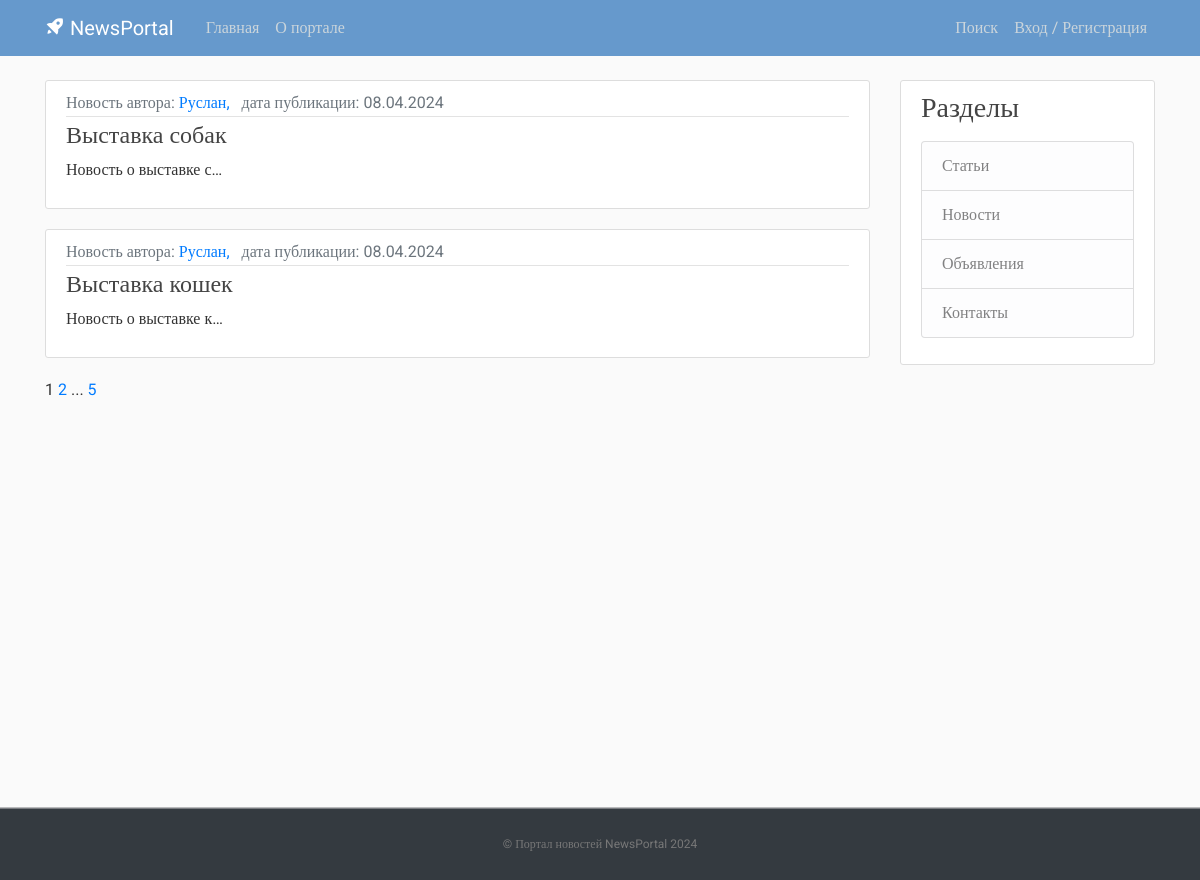
Page /news/ on the committed database.
### post/models.py (models this page shows, shortened)
class Post(models.Model):
    NEWS = 'NW'
    ARTICLE = 'AR'
    NOTIFICATION = 'NT'
    CATEGORY_CHOICES = (
        (NEWS, 'Новость'),
        (ARTICLE, 'Статья'),
        (NOTIFICATION, 'Объявление'),
    )
    categoryType = models.CharField(max_length=2, choices=CATEGORY_CHOICES, default=ARTICLE, verbose_name='Тип публикации')
    dateCreation = models.DateTimeField(default=timezone.now, verbose_name='Дата и время создания публикации')
    title = models.CharField(max_length=128, verbose_name='Заголовок публикации')
    text = models.TextField(verbose_name='Текст публикации')
    rating = models.SmallIntegerField(default=0, verbose_name='Рейтинг публикации')
    author = models.ForeignKey(Author, on_delete=models.CASCADE, verbose_name='Автор публикации')
    category = models.ManyToManyField(Category, verbose_name='Категория публикации')
    def get_absolute_url(self):
        return reverse('post_detail', args=[str(self.id)])
    class Meta:
        ordering = ['-dateCreation',]
        verbose_name = 'Публикация'
        verbose_name_plural = 'Публикации'

class Author(models.Model):
    authorUser = models.OneToOneField(User, unique=True, on_delete=models.CASCADE)
    ratingAuthor = models.SmallIntegerField(default=0)
    def __str__(self):
        return self.authorUser.username
    class Meta:
        verbose_name = 'Автор'
        verbose_name_plural = 'Авторы'

### post/views.py (the view)
# urls.py: path('news/', NewsList.as_view(), name='news_list'),
class NewsList(ListView):
    model = Post
    ordering = '-dateCreation'
    template_name = 'post/news_list.html'
    context_object_name = 'newslist'
    paginate_by = 10
    def get_queryset(self):
        queryset = super().get_queryset()
        self.filterset = PostFilter(self.request.GET, queryset)
        return self.filterset.qs
    def get_context_data(self, **kwargs):
        context = super().get_context_data(**kwargs)
        context['filterset'] = self.filterset
        return context

### post/templatetags/custom_tags.py (called while the page is built)
@register.simple_tag(takes_context=True)
def url_replace(context, **kwargs):
   d = context['request'].GET.copy()
   for k, v in kwargs.items():
       d[k] = v
   return d.urlencode()

### templates/post/news_list.html (shortened to what this page needs)
{% extends "flatpages/default.html" %}
{% load censor %}
{% load custom_tags %}
{% block content %}
    {% for post in newslist %}
        {% if post.categoryType == 'NW' %}
        <article class="media content-section">
          <div class="media-body">
            <div class="article-metadata">
                <a class="text-muted"> {{ post.get_categoryType_display }} автора: </a>
                <a class="mr-2" href="#"> {{ post.author }}, </a>
                <a class="text-muted">дата публикации: {{ post.dateCreation|date:"d.m.Y" }}</a>
            </div>
              <h4><a class="article-title" href="{{ post.get_absolute_url }}">{{ post.title|censor_w }}</a></h4>
              <p class="article-content">{{ post.text|truncatechars:21|censor_w }}</p>
          </div>
        </article>
        {% endif %}
    {% endfor %}
   {{ page_obj.number }}
   {% if page_obj.has_next %}
       <a href="?{% url_replace page=page_obj.next_page_number %}">{{ page_obj.next_page_number }}</a>
       {% if paginator.num_pages != page_obj.next_page_number %}
           ...
           <a href="?{% url_replace page=page_obj.paginator.num_pages %}">{{ page_obj.paginator.num_pages }}</a>
       {% endif %}
   {% endif %}
{% endblock content %}

### static/css/main.css (style rules this page uses)
body, html { width:100%; height:100% }
body { margin:0; padding:0; background: #fafafa; color: #333333; margin-top: 5rem; font-family:Roboto; }
h1, h2, h3, h4, h5, h6 { color: #444444; }
.content-section { background: #ffffff; padding: 10px 20px; border: 1px solid #dddddd; border-radius: 3px; margin-bottom: 20px; }
.article-title { color: #444444; }
.article-content { white-space: pre-line; }
.article-metadata { padding-bottom: 1px; margin-bottom: 4px; border-bottom: 1px solid #e3e3e3 }

### rows in the picture
Post: categoryType "Новость", author "Руслан", dateCreation "08.04.2024", title|censor_w "Выставка собак", text|censor_w "Новость о выставке с…"
Post: categoryType "Новость", author "Руслан", dateCreation "08.04.2024", title|censor_w "Выставка кошек", text|censor_w "Новость о выставке к…"

### other values in the picture
{{ page_obj.number }} "1"
{{ page_obj.next_page_number }} "2"
{{ page_obj.paginator.num_pages }} "5"
